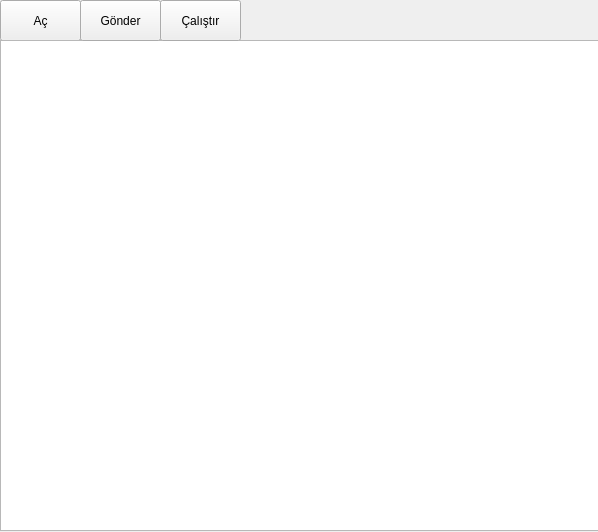
<?xml version="1.0" encoding="UTF-8"?>
<ui version="4.0">
 <class>Form</class>
 <widget class="QWidget" name="Form">
  <property name="geometry">
   <rect>
    <x>0</x>
    <y>0</y>
    <width>598</width>
    <height>532</height>
   </rect>
  </property>
  <property name="cursor">
   <cursorShape>ArrowCursor</cursorShape>
  </property>
  <property name="windowTitle">
   <string>Open Editor</string>
  </property>
  <widget class="QPushButton" name="pushButton">
   <property name="geometry">
    <rect>
     <x>0</x>
     <y>0</y>
     <width>81</width>
     <height>41</height>
    </rect>
   </property>
   <property name="text">
    <string>Aç</string>
   </property>
  </widget>
  <widget class="QPlainTextEdit" name="plainTextEdit">
   <property name="geometry">
    <rect>
     <x>0</x>
     <y>40</y>
     <width>601</width>
     <height>491</height>
    </rect>
   </property>
   <property name="cursor" stdset="0">
    <cursorShape>IBeamCursor</cursorShape>
   </property>
  </widget>
  <widget class="QPushButton" name="pushButton_2">
   <property name="geometry">
    <rect>
     <x>80</x>
     <y>0</y>
     <width>81</width>
     <height>41</height>
    </rect>
   </property>
   <property name="text">
    <string>Gönder</string>
   </property>
  </widget>
  <widget class="QPushButton" name="pushButton_3">
   <property name="geometry">
    <rect>
     <x>160</x>
     <y>0</y>
     <width>81</width>
     <height>41</height>
    </rect>
   </property>
   <property name="text">
    <string>Çalıştır</string>
   </property>
  </widget>
 </widget>
 <resources/>
 <connections/>
</ui>
